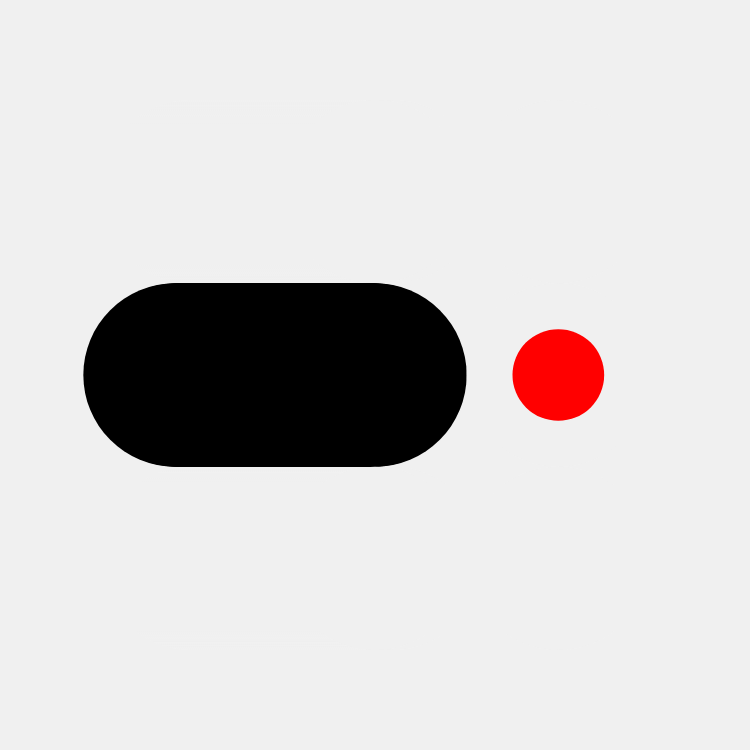
Frame 1 (no input)
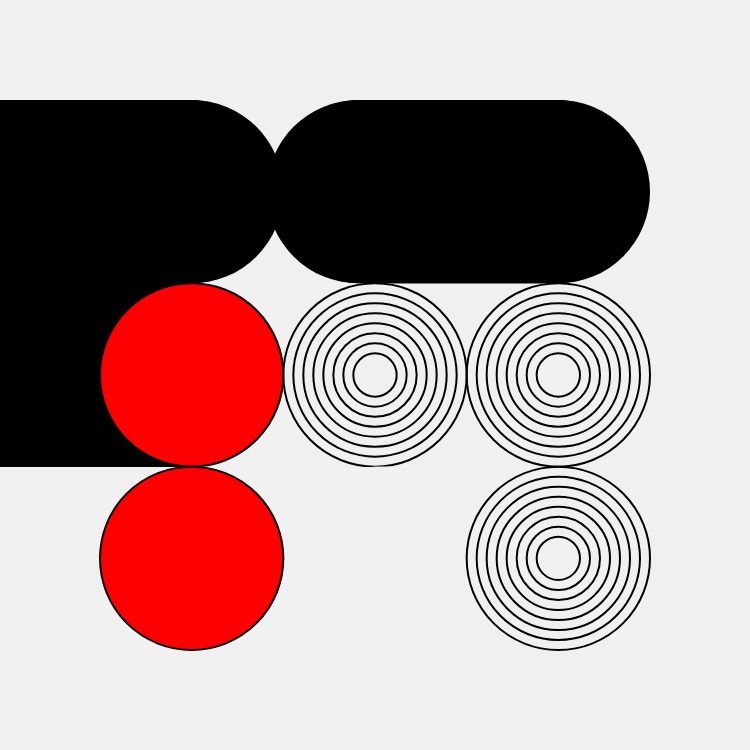
Frame 2 (the mouse pressed at the canvas centre, redrawn once)

The p5.js sketch that drew these frames (run headless with seeded random() and noise() and a simulated clock; the mouse was pressed at the canvas centre and the sketch redrawn once):

// p5.js sketch
// ── sketch.js
let cols = 3;
let rows = 3;
let margin = 100;
let gap = 0;
let gridWidth = cols * 250;
let gridHeight = rows * 250;
let functions = [func1, func2, recursiveEllipse, recursiveEllipse2,recursiveEllipse3];

function setup() {
  createCanvas(gridWidth, gridHeight);
  noLoop();
  ellipseMode(CORNER);
}

function draw() {
  background(240);
  drawGrid(margin, gap, rows, cols, gridWidth, gridHeight);
  drawGrid2(margin, gap, rows, cols, gridWidth, gridHeight);
}

function recursiveEllipse(x, y, w, h, depth) {
  
  
  if (w > 30) {
    
    noFill();
    strokeWeight(2);
    stroke(0);
    ellipse(x, y, w, h);
    recursiveEllipse(x + 10, y +10, w-20, h-20, depth - 1);
  }
}

function drawGrid(margin, gap, rows, cols, gridWidth, gridHeight) {
  let cellWidth = (gridWidth - margin * 2 - gap * (cols - 1)) / cols;
  let cellHeight = (gridHeight - margin * 2 - gap * (rows - 1)) / rows;

  for (let i = 0; i < cols; i++) {
    for (let j = 0; j < rows; j++) {
      let x = margin + i * (cellWidth + gap);
      let y = margin + j * (cellHeight + gap);

      fill(255);
      let chance = random(functions);
      chance(x, y, cellWidth, cellHeight, 100);
    }
  }
}

function drawGrid2(margin, gap, rows, cols, gridWidth, gridHeight) {
  let cellWidth = (gridWidth - margin * 2 - gap * (cols - 1)) / cols;
  let cellHeight = (gridHeight - margin * 2 - gap * (rows - 1)) / rows;

  for (let i = 0; i < cols; i++) {
    for (let j = 0; j < rows; j++) {
      let x = margin + i * (cellWidth + gap);
      let y = margin + j * (cellHeight + gap);

      fill(255,0,0);
      
      let r = random()> 0.8 ? ellipse(x, y, cellWidth, cellHeight): 0;
    }
  }
}

function func1(x, y, w, h) {
  noStroke()
  fill(240);
  ellipse(x, y, w, h);
  fill(255,0,0);
  noStroke()
  ellipse(x + w / 4, y + w / 4, w / 2, h / 2);
}

function func2(x, y, w, h) {
  fill(240)
  noStroke()
  ellipse(x, y, w, h);
}

function recursiveEllipse2(x, y, w, h, depth) {
  
  
  if (depth >= 0) {
    
    fill(240);
    noStroke()
    ellipse(x, y, w, h);
    recursiveEllipse2(x + 2, y, w, h, depth - 1);
  }
}
function recursiveEllipse3(x, y, w, h, depth) {
  
  
  if (depth >= 0) {
    
    fill(0);
    noStroke()
    ellipse(x, y, w, h);
    recursiveEllipse3(x - 2, y, w, h, depth - 1);
  }
}
